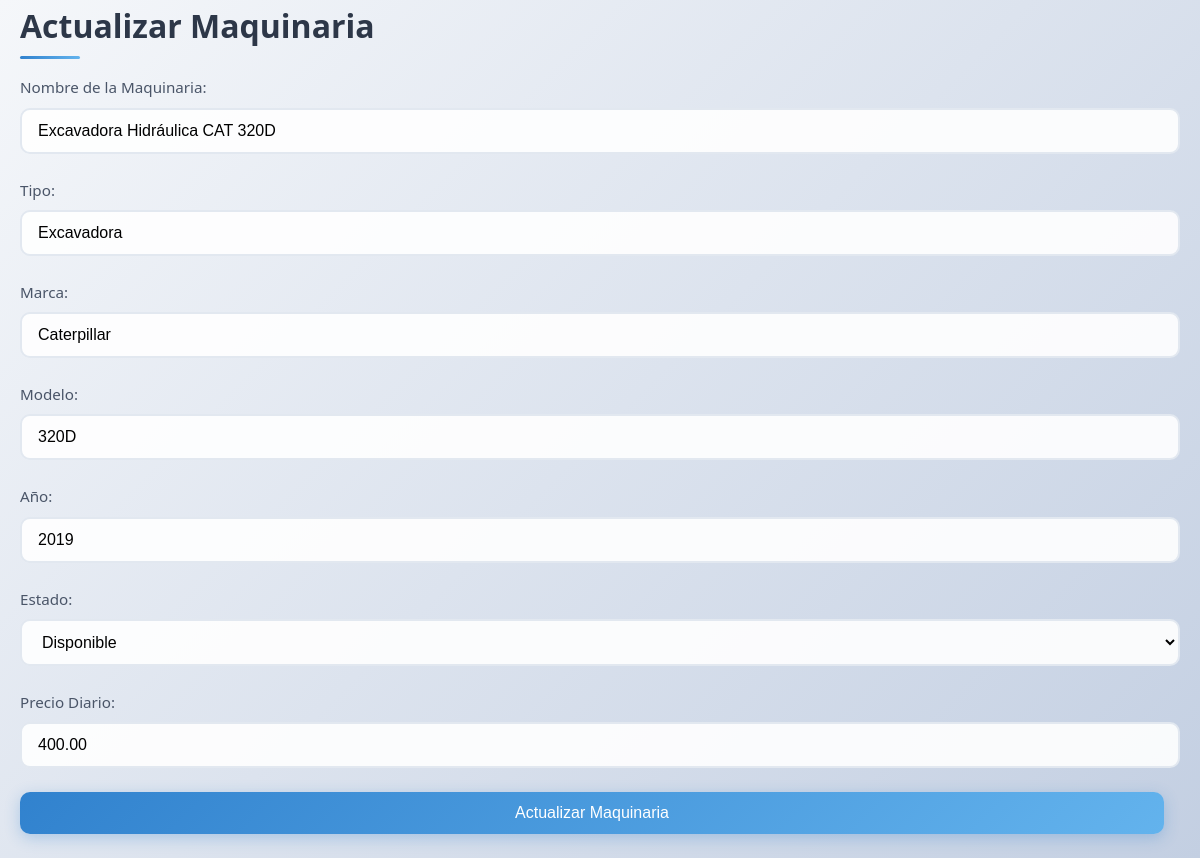
/maquinaria_services/U_maquinaria_services.php?id=1, run on the app's committed database.
### tables this page shows
CREATE TABLE maquinarias (
    id_maquinaria INT AUTO_INCREMENT PRIMARY KEY,
    nombre_maquinaria VARCHAR(100) NOT NULL,
    tipo VARCHAR(50),
    marca VARCHAR(50),
    modelo VARCHAR(50),
    año YEAR,
    estado_maquinaria VARCHAR(20) DEFAULT 'disponible',  
    precio_diario DECIMAL(10,2)
);

### maquinaria_services/U_maquinaria_services.php (the view, shortened to what this page needs)
<?php
require_once '../config/db.php';
$id = $_GET['id'] ?? 0;
$maquinaria = null;
if ($id) {
    try {
        $sql = "SELECT * FROM maquinarias WHERE id_maquinaria = ?";
        $stmt = $pdo->prepare($sql);
        $stmt->execute([$id]);
        $maquinaria = $stmt->fetch(PDO::FETCH_ASSOC);
    } catch(PDOException $e) {
        echo "Error: " . $e->getMessage();
    }
}
?>
<!DOCTYPE html>
<html>
<head>
    <link rel="stylesheet" href="../public/style.css">
</head>
<body>
    <div class="container">
        <h2>Actualizar Maquinaria</h2>
        <?php if ($maquinaria): ?>
            <form method="POST">
                <div class="form-group">
                    <label>Nombre de la Maquinaria:</label>
                    <input type="text" name="nombre_maquinaria" value="<?= htmlspecialchars($maquinaria['nombre_maquinaria']) ?>" required>
                </div>
                <div class="form-group">
                    <label>Tipo:</label>
                    <input type="text" name="tipo" value="<?= htmlspecialchars($maquinaria['tipo']) ?>" required>
                </div>
                <div class="form-group">
                    <label>Marca:</label>
                    <input type="text" name="marca" value="<?= htmlspecialchars($maquinaria['marca']) ?>" required>
                </div>
                <div class="form-group">
                    <label>Modelo:</label>
                    <input type="text" name="modelo" value="<?= htmlspecialchars($maquinaria['modelo']) ?>" required>
                </div>
                <div class="form-group">
                    <label>Año:</label>
                    <input type="text" name="año" id="año" value="<?= htmlspecialchars($maquinaria['año']) ?>" required>
                </div>
                <div class="form-group">
                    <label>Estado:</label>
                    <select name="estado_maquinaria" required>
                        <option value="Disponible" <?= $maquinaria['estado_maquinaria'] == 'Disponible' ? 'selected' : '' ?>>Disponible</option>
                    </select>
                </div>
                <div class="form-group">
                    <label>Precio Diario:</label>
                    <input type="text" name="precio_diario" id="precio_diario" value="<?= htmlspecialchars($maquinaria['precio_diario']) ?>" required>
                </div>
                <div class="form-group">
                    <button type="submit">Actualizar Maquinaria</button>
                </div>
            </form>
        <?php endif; ?>
    </div>
</body>
</html>

### public/style.css (style rules this page uses)
* { margin: 0; padding: 0; box-sizing: border-box; }
body { font-family: 'Segoe UI', Tahoma, Geneva, Verdana, sans-serif; line-height: 1.6; color: #333; background: linear-gradient(135deg, #f5f7fa 0%, #c3cfe2 100%); min-height: 100vh; }
.container { max-width: 1200px; margin: 0 auto; padding: 0 20px; }
h2 { color: #2d3748; font-size: 2rem; margin-bottom: 1.5rem; font-weight: 600; position: relative; }
h2::after { content: ''; position: absolute; bottom: -8px; left: 0; width: 60px; height: 3px; background: linear-gradient(90deg, #3182ce, #63b3ed); border-radius: 2px; }
.form-group { margin-bottom: 1.5rem; }
label { display: block; margin-bottom: 0.5rem; color: #4a5568; font-weight: 500; font-size: 0.95rem; }
input[type="text"], input[type="password"], input[type="email"], select, textarea { width: 100%; padding: 0.75rem 1rem; border: 2px solid #e2e8f0; border-radius: 10px; font-size: 1rem; transition: all 0.3s ease; background: rgba(255, 255, 255, 0.9); }
button[type="submit"] { display: inline-block; padding: 0.75rem 2rem; background: linear-gradient(135deg, #3182ce 0%, #63b3ed 100%); color: white; text-decoration: none; border: none; border-radius: 10px; font-size: 1rem; font-weight: 500; cursor: pointer; transition: all 0.3s ease; box-shadow: 0 4px 15px rgba(49, 130, 206, 0.3); margin-right: 1rem; }
.form-group:last-child { display: flex; gap: 1rem; align-items: center; flex-wrap: wrap; }
.form-group:last-child button, .form-group:last-child .btn-secondary { flex: 1; min-width: 150px; text-align: center; }

### data on the page
maquinarias: nombre_maquinaria "Excavadora Hidráulica CAT 320D", tipo "Excavadora", marca "Caterpillar", modelo "320D", año "2019", precio_diario "400.00"
